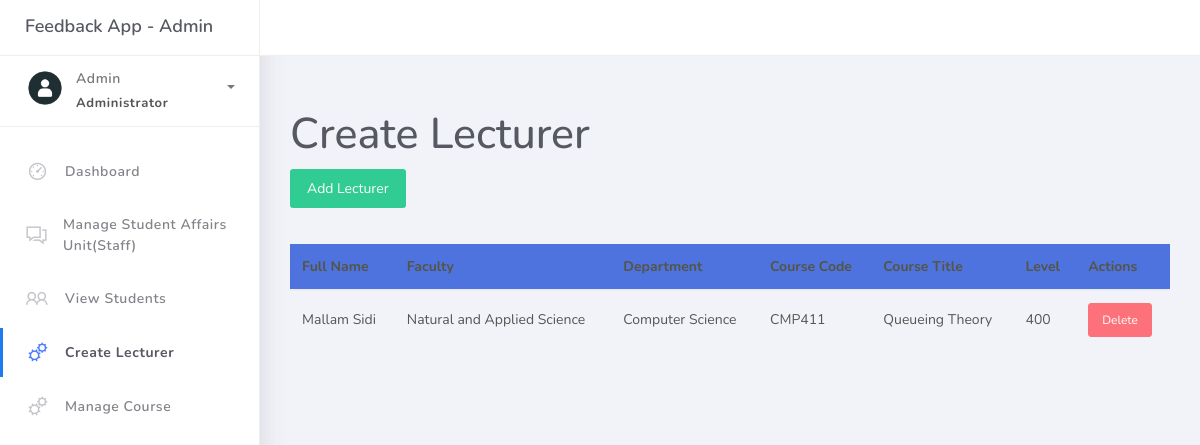
The app's page /Admin/register-lecturers.php (signed in) with its own data.
### tables this page shows
CREATE TABLE `lecturer` (
  `lecturer_id` int(255) NOT NULL,
  `fullname` varchar(255) NOT NULL,
  `faculty` varchar(255) NOT NULL,
  `department` varchar(255) NOT NULL,
  `level` varchar(255) NOT NULL,
  `course_code` varchar(255) NOT NULL,
  `course_title` varchar(255) NOT NULL,
  `date_sent` timestamp NOT NULL DEFAULT current_timestamp() ON UPDATE current_timestamp()
);

### Admin/register-lecturers.php (the view, shortened to what this page needs)
<?php
include_once "../includes/connect.php";
?>
<!DOCTYPE html>
<html>
<head>
    <link rel="stylesheet" href="../assets/css/bootstrap.min.css">
    <link rel="stylesheet" href="../assets/css/ready.css">
    <link rel="stylesheet" href="../assets/css/demo.css">
</head>
<body>
    <div class="wrapper">
        <div class="main-header">
            <div class="logo-header">
                <a href="index.html" class="logo">
                    Feedback App - Admin
                </a>
            </div>
        </div>
        <div class="sidebar">
            <div class="scrollbar-inner sidebar-wrapper">
                <div class="user">
                    <div class="photo">
                    </div>
                    <div class="info">
                        <a class="" data-toggle="collapse" href="#collapseExample" aria-expanded="true">
                            <span>
                                Admin
                                <span class="user-level">Administrator</span>
                                <span class="caret"></span>
                            </span>
                        </a>
                    </div>
                </div>
                <ul class="nav">
                    <li class="nav-item">
                        <a href="./dashboard.php">
                            <i class="la la-dashboard"></i>
                            <p>Dashboard</p>
                        </a>
                    </li>
                    <li class="nav-item">
                        <a href="./manage-staff.php">
                            <i class="la la-comments"></i>
                            <p>Manage Student Affairs Unit(Staff)</p>
                        </a>
                    </li>
                    <li class="nav-item">
                        <a href="./view-students.php">
                            <i class="la la-users"></i>
                            <p>View Students</p>
                        </a>
                    </li>
                    <li class="nav-item active">
                        <a href="./register-lecturers.php">
                            <i class="la la-cogs"></i>
                            <p>Create Lecturer</p>
                        </a>
                    </li>
                    <li class="nav-item">
                        <a href="./manage-course.php">
                            <i class="la la-cogs"></i>
                            <p>Manage Course</p>
                        </a>
                    </li>
                </ul>
            </div>
        </div>
        <div class="main-panel">
            <div class="content">
                <div class="container">
                    <h2 class="mt-4">Create Lecturer</h2>
                    <button class="btn btn-add mb-3" data-toggle="modal" data-target="#addLecturerModal">Add Lecturer</button>
                    <div class="table-responsive">
                        <table class="table">
                            <thead>
                                <tr>
                                    <th>Full Name</th>
                                    <th>Faculty</th>
                                    <th>Department</th>
                                    <th>Course Code</th>
                                    <th>Course Title</th>
                                    <th>Level</th>
                                    <th>Actions</th>
                                </tr>
                            </thead>
                            <tbody>
                                <?php
                                $select_frm_DB = mysqli_query($connect, "SELECT * FROM `lecturer` ORDER BY faculty,department,level");
                                while ($row = mysqli_fetch_assoc($select_frm_DB)) {
                                ?>
                                    <tr>
                                        <td><?php echo $row["fullname"]; ?></td>
                                        <td><?php echo $row["faculty"]; ?></td>
                                        <td><?php echo $row["department"]; ?></td>
                                        <td><?php echo $row["course_code"]; ?></td>
                                        <td><?php echo $row["course_title"]; ?></td>
                                        <td><?php echo $row["level"]; ?></td>
                                        <td>
                                            <button class="btn btn-sm btn-danger btn-delete" data-toggle="modal" data-target="#deleteLecturerModal" data-id="<?php echo $row["lecturer_id"]; ?>">Delete</button>
                                        </td>
                                    </tr>
                                <?php } ?>
                            </tbody>
                        </table>
                    </div>
                </div>
            </div>
        </div>
    </div>
</body>
</html>

### Admin/register-lecturers.php (style rules this page uses)
.table-responsive { margin-top: 20px; }
.table th { background-color: #4e73df; color: white; border: none; }
.table td { border-top: 1px solid #e3e6f0; }
.btn-add { background-color: #1cc88a; color: white; }

### records on screen
lecturer: fullname "Mallam Sidi", faculty "Natural and Applied Science", department "Computer Science", course_code "CMP411", course_title "Queueing Theory", level "400"
